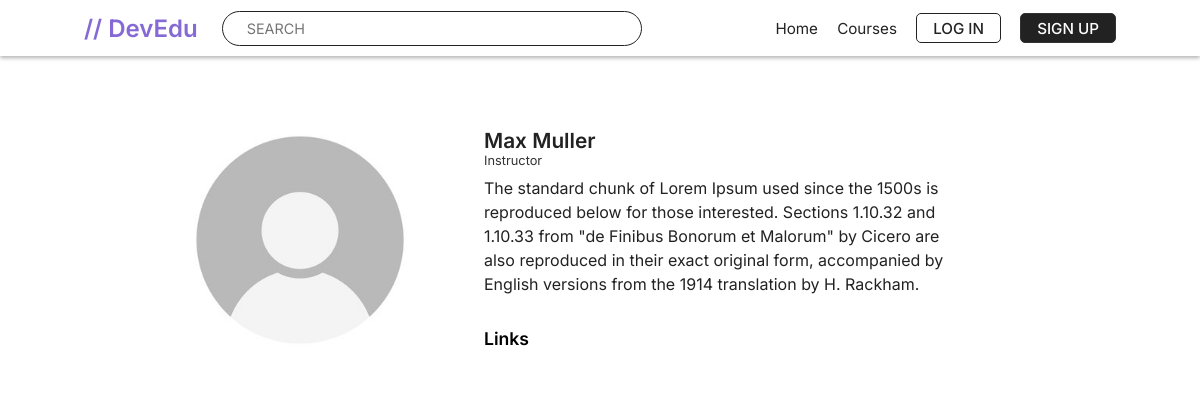
The app's page /max with its own data.
### devedu/models.py (models this page shows)
class UserProfile(models.Model):
    user = models.OneToOneField(
        User, on_delete=models.CASCADE, related_name="user_profile"
    )
    first_name = models.CharField(blank=True, max_length=200)
    last_name = models.CharField(blank=True, max_length=200)
    profile_pic = models.ImageField(upload_to="profilePics", blank=True)
    about = models.TextField(validators=[MaxLengthValidator(2000)], blank=True)
    linkedin = models.URLField(blank=True, max_length=1000)
    github = models.URLField(blank=True, max_length=1000)
    mail = models.URLField(blank=True, max_length=1000)
    website = models.URLField(blank=True, max_length=1000)
    is_instructor = models.BooleanField(default=False, blank=True)
    applied = models.BooleanField(default=False, blank=True)
    resume = models.FileField(blank=True, null=True)
    def full_name(self):
        if self.user.first_name and self.user.last_name:
            return f"{self.user.first_name} {self.user.last_name}"
        return f"{self.user.username}"
    def __str__(self):
        return self.full_name()

### devedu/views.py (the view)
# urls.py: path("<str:username>", views.user_profile, name="user_profile"),
def user_profile(request, username):
    try:
        user = User.objects.get(username=username)
    except:
        user = None
        return render(request, "devedu/home.html", {})
    user_profile = UserProfile.objects.get(user=user)
    enrolled_courses = user_profile.courses.all()  # type: ignore
    context = {
        "en_courses": enrolled_courses,
        "user_profile": user_profile
    }
    return render(request, "devedu/user_profile.html", context)

### devedu/templates/devedu/user_profile.html (shortened to what this page needs)
{% extends 'base.html' %}
{% load static %}
{% block css_files %}
    <link rel="stylesheet" href="{% static 'devedu/includes/utilities.css' %}">
    <link rel="stylesheet" href="{% static 'devedu/includes/variables.css' %}">
    <link rel="stylesheet" href="{% static 'devedu/user_profile.css' %}">
{% endblock css_files %}
{% block content %}
<section class="profile_info">
    <div class="left">
        {% if user_profile.profile_pic %}
        <img src="{{user_profile.profile_pic.url}}" alt="Profile Image">
        {% else %}
        <img src="{% static 'devedu/images/profile_img.jpg' %}" alt="">
        {% endif %}
    </div>
    <div class="right">
        <h1>
            {% if user_profile.first_name or user_profile.last_name %}
                {{user_profile.first_name|title}} {{user_profile.last_name|title}}
            {% else %}
                @{{user_profile}}
            {% endif %}
        </h1>
        {% if user_profile.is_instructor %}
        <p class="profession">Instructor</p>
        {% else %}
        <p class="profession">Student</p>
        {% endif %}
        <p class="about">{{user_profile.about}}</p>
        <h2>Links</h2>
    </div>
</section>
{% endblock content %}

### devedu/static/devedu/base.css (style rules this page uses)
* { margin: 0; padding: 0; box-sizing: border-box; font-family: 'Inter', sans-serif; font-size: var(--font-size-global); color: var(--color-dark); }
html { scroll-behavior: smooth; }

### devedu/static/devedu/includes/variables.css (style rules this page uses)
:root { --color-primary: #8569D4; --color-primary-dark: #544285; --color-primary-light: #8569d40c; --color-warning: rgb(214, 16, 16); --color-green: rgb(2, 192, 93); --color-blue: rgb(2, 106, 192); --color-yellow: rgb(225, 191, 79); --color-yellow-dark: rgb(181, 155, 71); --color-white: #fff; --color-off-white: #ddd; --color-black: #000; --color-dark: #222; --color-light: #333; --color-box-shadow: rgba(0, 0, 0, 0.3); --color-overlay: rgba(0, 0, 0, 0.5); --margin-global: 7vw; --font-size-global: 16px; --width-max: 1440px; --height-max: 650px; }

### devedu/static/devedu/user_profile.css (style rules this page uses)
.profile_info { margin: 0 var(--margin-global); padding: 3rem 5rem; display: flex; flex-direction: row; align-items: center; gap: 3rem; }
.left { width: 17rem; height: 17rem; align-self: flex-start; display: flex; justify-content: center; align-items: center; border-radius: 50%; overflow: hidden; }
.left img { width: auto; height: 100%; object-fit: cover; }
.right { max-width: 30rem; }
.right h1 { display: inline; font-size: 1.3rem; font-weight: 600; color: var(--color-dark); margin-right: 1rem; }
.right .profession { font-size: 0.8rem; font-weight: 400; color: var(--color-light); margin-bottom: .5rem; }
.right .about { font-size: 1rem; line-height: 1.5rem; margin-bottom: 2rem; }
.right h2 { font-size: 1.1rem; color: var(--color-black); font-weight: 600; margin-bottom: .2rem; }

### records on screen
UserProfile: first_name "Max", last_name "Muller", about "The standard chunk of Lorem Ipsum used since the 1500s is reproduced below for those interested. Sections 1.10.32 and 1.10.33 from \"de Finibus Bonorum et Malorum\" by Cicero are also reproduced in their exact original form, accompanied by English versions from the 1914 translation by H. Rackham."
